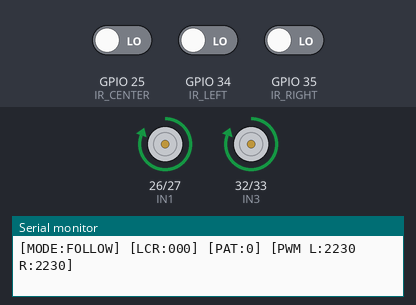
Recording of a program running on a simulated ESP32. On the bench: motor-driver pin pairs drawn as motors (green arrow = first pin HIGH = forward, orange = second pin HIGH = backward, longer = more drive), the last lines printed to the serial monitor. The test bench sets the inputs (shaded band); at power-on: GPIO 34 (IR_LEFT) LOW, GPIO 25 (IR_CENTER) LOW, GPIO 35 (IR_RIGHT) LOW.

Above: at 1.5 s.
1.6 s: GPIO 34 (IR_LEFT) driven HIGH
At 2.8 s:
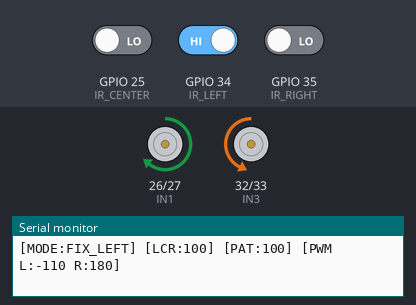
3.1 s: GPIO 25 (IR_CENTER) driven HIGH
At 3.9 s:
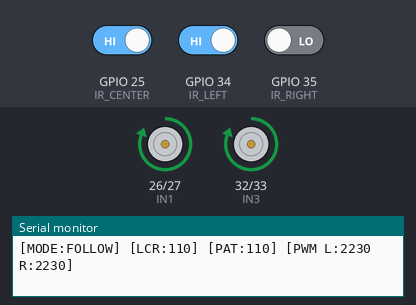
4.6 s: GPIO 25 (IR_CENTER) driven LOW and GPIO 34 (IR_LEFT) driven LOW and GPIO 35 (IR_RIGHT) driven HIGH
At 5.4 s:
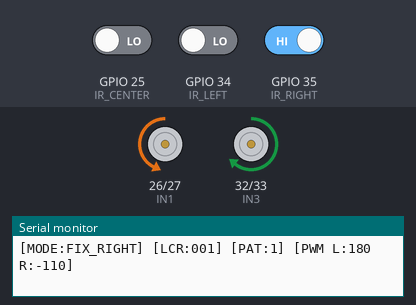
6.1 s: GPIO 25 (IR_CENTER) driven HIGH
At 7.5 s:
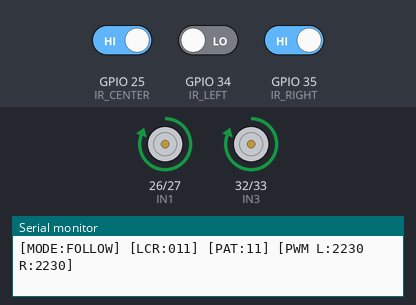
Timing chart, 0 to 8.6 s (numbered marks = the images above; inputs shaded):
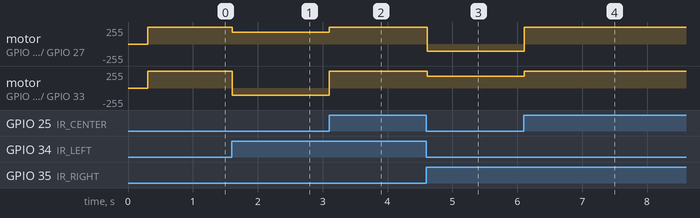

Measured:
- after the input at 1.6 s, motor on GPIO 26 (IN1) / GPIO 27 (IN2): forward 255/255 → forward 179/255 at once; motor on GPIO 32 (IN3) / GPIO 33 (IN4): forward 255/255 → backward 110/255 at once
- after the input at 3.1 s, motor on GPIO 26 (IN1) / GPIO 27 (IN2): forward 179/255 → forward 255/255 at once; motor on GPIO 32 (IN3) / GPIO 33 (IN4): backward 110/255 → forward 255/255 at once
- after the input at 4.6 s, motor on GPIO 26 (IN1) / GPIO 27 (IN2): forward 255/255 → backward 110/255 at once; motor on GPIO 32 (IN3) / GPIO 33 (IN4): forward 255/255 → forward 179/255 at once
- after the input at 6.1 s, motor on GPIO 26 (IN1) / GPIO 27 (IN2): backward 110/255 → forward 255/255 at once; motor on GPIO 32 (IN3) / GPIO 33 (IN4): forward 179/255 → forward 255/255 at once

The program:

main.cpp
```cpp
// ===== 2WD Line Follower (x1x Unlock, 000 Moves Forward, ESP32 + L298N, Reverse Turning) =====
#include <Arduino.h>

// -------------------- Motor Driver (L298N) --------------------
#define IN1 26
#define IN2 27
#define IN3 32
#define IN4 33

// -------------------- IR Sensors --------------------
#define IR_LEFT    34
#define IR_CENTER  25
#define IR_RIGHT   35

// -------------------- Constants --------------------
const int BASE_SPEED = 2230;          // Speed when going forward
const int TURN_SPEED = 180;          // Forward motor speed during turn
const int TURN_REVERSE_SPEED = 110;  // Reverse motor speed during turn
const int MAX_PWM = 255;
const uint16_t LOOP_DELAY_MS = 3;

const int PWM_FREQ = 20000, PWM_RES = 8;
const int PWM_CH_R_FWD = 0, PWM_CH_R_REV = 1, PWM_CH_L_FWD = 2, PWM_CH_L_REV = 3;

// -------------------- Enums + Globals --------------------
enum Mode { FOLLOW, FIX_LEFT, FIX_RIGHT };
Mode mode = FOLLOW;

// -------------------- Motor Helpers --------------------
inline void writeMotor(int pwm, int fwd_ch, int rev_ch) {
  if (pwm >= 0) {
    ledcWrite(fwd_ch, pwm);
    ledcWrite(rev_ch, 0);
  } else {
    ledcWrite(fwd_ch, 0);
    ledcWrite(rev_ch, -pwm);
  }
}

inline void setMotor(int L, int R) {
  L = constrain(L, -MAX_PWM, MAX_PWM);
  R = constrain(R, -MAX_PWM, MAX_PWM);
  writeMotor(L, PWM_CH_L_FWD, PWM_CH_L_REV);
  writeMotor(R, PWM_CH_R_FWD, PWM_CH_R_REV);
}

inline void stopMotors() {
  setMotor(0, 0);
}

// -------------------- Sensor Reading --------------------
inline uint8_t norm(int raw) { return raw == HIGH ? 1 : 0; }

struct Reading {
  uint8_t L, C, R, pat;
};

Reading readSensors() {
  uint8_t Lc = 0, Cc = 0, Rc = 0;
  for (int i = 0; i < 3; i++) {
    Lc += norm(digitalRead(IR_LEFT));
    Cc += norm(digitalRead(IR_CENTER));
    Rc += norm(digitalRead(IR_RIGHT));
    delayMicroseconds(350);
  }
  uint8_t L = Lc >= 2, C = Cc >= 2, R = Rc >= 2;
  uint8_t pat = static_cast<uint8_t>((L << 2) | (C << 1) | R);
  return {L, C, R, pat};
}

// -------------------- Setup --------------------
void setup() {
  Serial.begin(115200);
  for (int pin : {IN1, IN2, IN3, IN4}) pinMode(pin, OUTPUT);
  for (int pin : {IR_LEFT, IR_CENTER, IR_RIGHT}) pinMode(pin, INPUT);

  ledcSetup(PWM_CH_R_FWD, PWM_FREQ, PWM_RES);
  ledcSetup(PWM_CH_R_REV, PWM_FREQ, PWM_RES);
  ledcSetup(PWM_CH_L_FWD, PWM_FREQ, PWM_RES);
  ledcSetup(PWM_CH_L_REV, PWM_FREQ, PWM_RES);

  ledcAttachPin(IN1, PWM_CH_R_FWD); ledcAttachPin(IN2, PWM_CH_R_REV);
  ledcAttachPin(IN3, PWM_CH_L_FWD); ledcAttachPin(IN4, PWM_CH_L_REV);
  stopMotors(); delay(300);
  Serial.println("[READY] Line Follower with Reverse Turning (x1x unlock, 000 forward)");
}

// -------------------- Main Loop --------------------
void loop() {
  Reading rd = readSensors();
  int lPWM = 0, rPWM = 0;

  if (mode == FOLLOW) {
    if (rd.C == 1 || rd.pat == 0b000) {
      // Go forward even if totally lost (000)
      lPWM = rPWM = BASE_SPEED;
    } else if (rd.L == 1) {
      mode = FIX_LEFT;
    } else if (rd.R == 1) {
      mode = FIX_RIGHT;
    }
  }

  else if (mode == FIX_LEFT) {
    lPWM = -TURN_REVERSE_SPEED;  // Left motor goes in reverse
    rPWM = TURN_SPEED;           // Right motor goes forward
    if (rd.C == 1) {
      mode = FOLLOW;
      lPWM = rPWM = BASE_SPEED;
    }
  }

  else if (mode == FIX_RIGHT) {
    lPWM = TURN_SPEED;            // Left motor goes forward
    rPWM = -TURN_REVERSE_SPEED;  // Right motor goes in reverse
    if (rd.C == 1) {
      mode = FOLLOW;
      lPWM = rPWM = BASE_SPEED;
    }
  }

  Serial.print("[MODE:");
  Serial.print((mode == FOLLOW) ? "FOLLOW" : (mode == FIX_LEFT) ? "FIX_LEFT" : "FIX_RIGHT");
  Serial.print("] [LCR:"); Serial.print(rd.L); Serial.print(rd.C); Serial.print(rd.R);
  Serial.print("] [PAT:"); Serial.print(rd.pat, BIN);
  Serial.print("] [PWM L:"); Serial.print(lPWM); Serial.print(" R:"); Serial.print(rPWM); Serial.println("]");

  setMotor(lPWM, rPWM);
  delay(LOOP_DELAY_MS);
}
```
